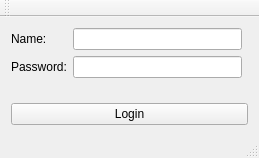
<?xml version="1.0" encoding="UTF-8"?>
<ui version="4.0">
 <class>LoginWindow</class>
 <widget class="QMainWindow" name="LoginWindow">
  <property name="geometry">
   <rect>
    <x>0</x>
    <y>0</y>
    <width>259</width>
    <height>158</height>
   </rect>
  </property>
  <property name="windowTitle">
   <string>MainWindow</string>
  </property>
  <widget class="QWidget" name="centralWidget">
   <layout class="QGridLayout" name="gridLayout">
    <item row="1" column="0" colspan="2">
     <widget class="QPushButton" name="m_loginButton">
      <property name="text">
       <string>Login</string>
      </property>
     </widget>
    </item>
    <item row="0" column="0">
     <layout class="QFormLayout" name="formLayout">
      <item row="0" column="0">
       <widget class="QLabel" name="nameLabel">
        <property name="text">
         <string>Name:</string>
        </property>
       </widget>
      </item>
      <item row="0" column="1">
       <widget class="QLineEdit" name="m_nameLineEdit"/>
      </item>
      <item row="1" column="0">
       <widget class="QLabel" name="passwordLabel">
        <property name="text">
         <string>Password:</string>
        </property>
       </widget>
      </item>
      <item row="1" column="1">
       <widget class="QLineEdit" name="passwordLineEdit">
        <property name="echoMode">
         <enum>QLineEdit::Password</enum>
        </property>
       </widget>
      </item>
     </layout>
    </item>
   </layout>
  </widget>
  <widget class="QMenuBar" name="menuBar">
   <property name="geometry">
    <rect>
     <x>0</x>
     <y>0</y>
     <width>259</width>
     <height>21</height>
    </rect>
   </property>
  </widget>
  <widget class="QToolBar" name="mainToolBar">
   <attribute name="toolBarArea">
    <enum>TopToolBarArea</enum>
   </attribute>
   <attribute name="toolBarBreak">
    <bool>false</bool>
   </attribute>
  </widget>
  <widget class="QStatusBar" name="statusBar"/>
 </widget>
 <layoutdefault spacing="6" margin="11"/>
 <resources/>
 <connections/>
</ui>
